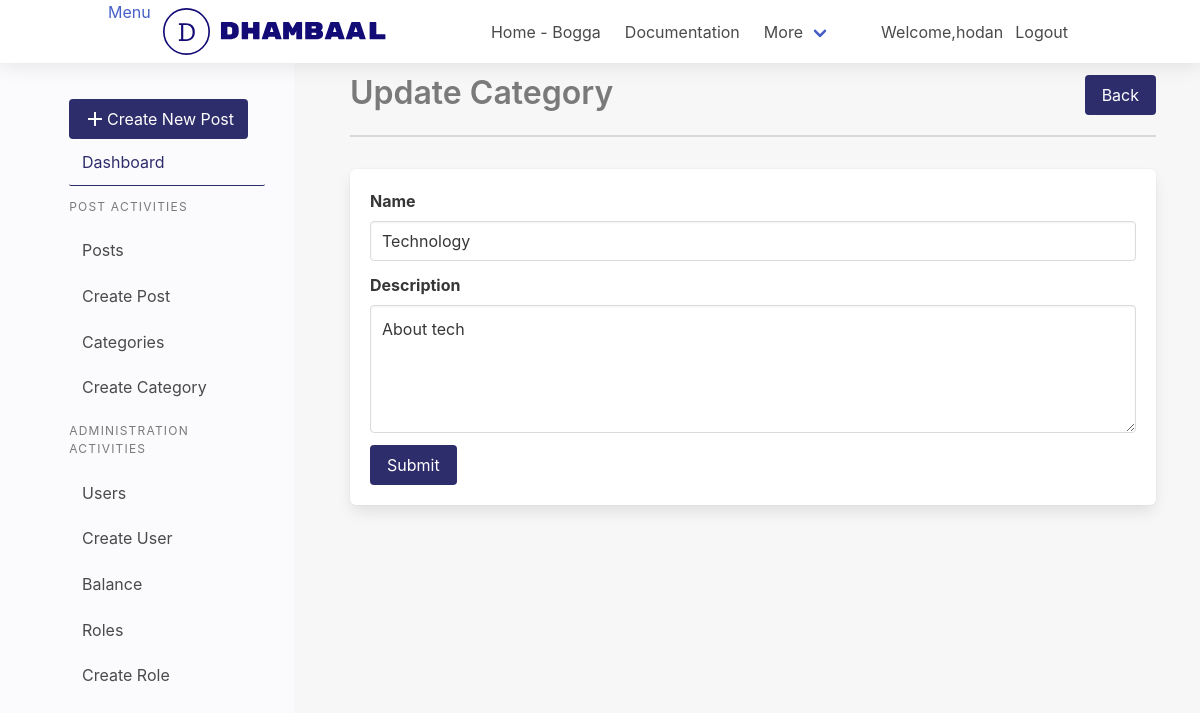
The page /dashboard/category/1/update/ (signed in) on the database its author committed.
### app/auth/models/User.py (models this page shows, shortened)
class User(db.Model, UserMixin):
    __tablename__ = 'users'
    id = db.Column(db.Integer, primary_key=True)
    email = db.Column(db.String(255), unique=True)
    username = db.Column(db.String(80), unique=True)
    name = db.Column(db.String(120), nullable=True)
    password = db.Column(db.String(255))
    role = db.Column(db.String(80), default="User")
    confirmed_at = db.Column(db.DateTime())

### app/dashboard/models/category.py (models this page shows, shortened)
@dataclass
class Category(db.Model):
    __name__ = "category"
    id: int = db.Column(db.Integer, nullable=False, primary_key=True)
    name: str = db.Column(db.String(80), nullable=False, unique=True)
    description: str = db.Column(db.Text)
    created_at: datetime = db.Column(
        db.DateTime, nullable=False, default=datetime.utcnow)
    modified_at: datetime = db.Column(
        db.DateTime, nullable=False, default=datetime.utcnow, onupdate=datetime.utcnow)

### app/dashboard/dashboard.py (the view)
@dashboard_bp.route('/category/<int:id>/update/', methods=['GET', 'POST'])
def update_category(id):
    category = Category.query.get_or_404(id)
    form = CategoryForm()
    if form.validate_on_submit():
        category.name = form.name.data
        category.description = form.description.data
        category.save()
        flash("Category Updated Sucessfully", 'is-success')
        return redirect(url_for('dashboard.get_categories'))
    elif request.method == 'GET':
        form.name.data = category.name
        form.description.data = category.description
    return render_template("categories/create_update.html", title="Update Category", form=form)

### app/dashboard/forms/category_form.py
class CategoryForm(FlaskForm):
    name = StringField('Name', validators=[
                       DataRequired(), length(min=3, max=20)])
    description = TextAreaField('Description')
    submit = SubmitField("Submit")

### app/auth/models/User.py (called while the page is built)
@login_manger.user_loader
def load_user(user_id):
    return User.query.get_or_404(int(user_id))

### app/dashboard/templates/categories/create_update.html (shortened to what this page needs)
{% extends 'layout/base.html'%} {% block content%}
{% from 'macro.html' import section_heading with context %}
{{section_heading(title=title,link='dashboard.get_categories',btn_text="Back")}}
{% from 'macro.html' import form_input with context %}
<form method="POST" class="box">
  {{form_input(input=form.name,label=form.name.label,type="input",errors=form.name.errors)}}
  {{form_input(input=form.description,label=form.description.label,type="textarea",errors=form.description.errors)}}
  {{form.submit(class="button is-primary")}}
</form>
{% endblock content %}

### app/dashboard/templates/layout/header.html (shortened to what this page needs)
<nav class="navbar" role="navigation" aria-label="main navigation">
  <div class="container">
    <div class="navbar-brand">
      <a id="sidebar-hide">Menu</a>
      <a class="navbar-item" href="{{url_for('dashboard.index')}}">
      </a>
    </div>
    <div id="nav-links" class="navbar-menu">
      <div class="navbar-start">
        <a class="navbar-item"> Home - Bogga </a>
        <a class="navbar-item"> Documentation </a>
        <div class="navbar-item has-dropdown is-hoverable">
          <a class="navbar-link"> More </a>
        </div>
      </div>
      <div class="navbar-end">
        <div class="navbar-item">
        {%if current_user.is_authenticated%}
          <p>Welcome,{{current_user.username}}</p>
           <a class="navbar-item" href="{{url_for('auth.logout')}}"> Logout </a>
          {%endif%}
        </div>
      </div>
    </div>
  </div>
</nav>

### app/dashboard/templates/macro.html
{% macro section_heading(title="Section
Title",link="dashboard.posts",btn_text="Add") %}
<div class="section-heading">
  <h1 class="title is-3 has-text-grey">{{title}}</h1>
  <a class="button is-primary left" href="{{url_for(link)}}">{{btn_text}}</a>
</div>
{% endmacro %}
{% macro form_input(input=None,label=None,type="input",errors=None) %}
<div class="field">
  {{label(class="label")}} {%if errors%} {%for error in errors %}
  <div class="control">
    {{input(class=type+" is-danger")}}
    <div class="has-text-weight-light has-text-danger">{{error}}</div>
  </div>
  {%endfor%}
  {%else%}
  <div class="control">{{input(class=type)}}</div>
  {%endif%}
</div>
{% endmacro %}

### app/site/static/css/main.css (style rules this page uses)
* { margin:0; box-sizing: border-box; }
.container { width:85%; }
.navbar { box-shadow: 0 2px 20px rgba(0, 0, 0, 0.1); }
.navbar-brand { margin-right: 5rem; }
.button.is-primary { background-color: #2e2d6b; border-color: transparent; color: #fff; }
.section-heading { display:flex; border-bottom: 2px solid rgb(219, 216, 216); margin-bottom: 2rem; justify-content: space-between; }

### rows shown on the page
User: username "hodan"
Category: name "Technology", description "About tech"

### other values the page prints
{{ title }} "Update Category"
{{ btn_text }} "Back"
{{ label(class="label") }} "Name Description"
